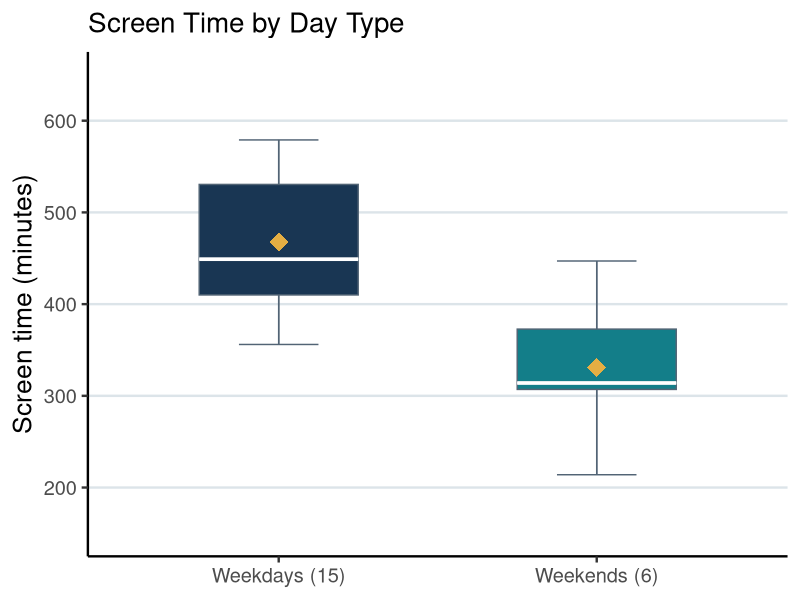
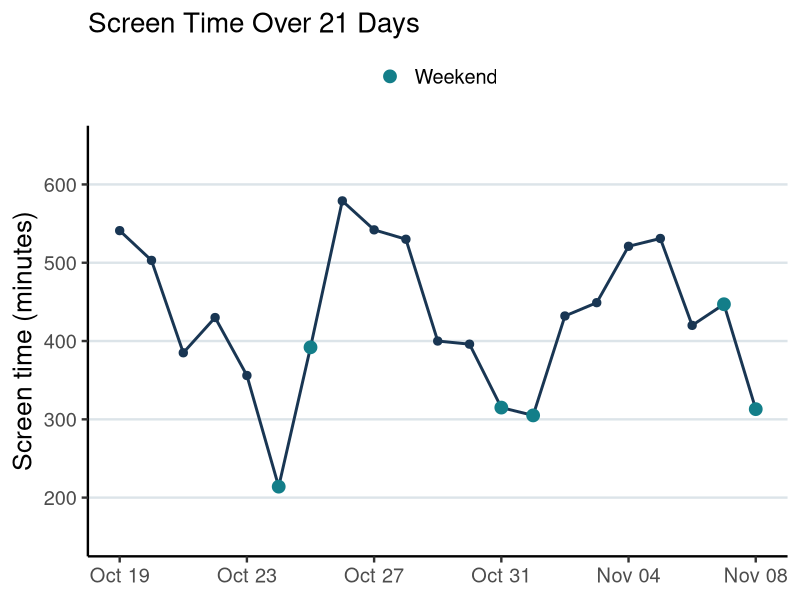
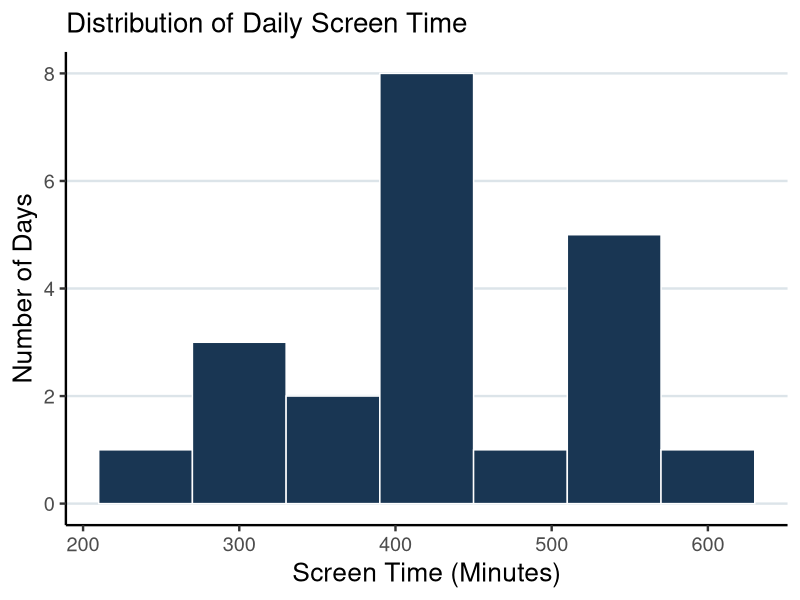
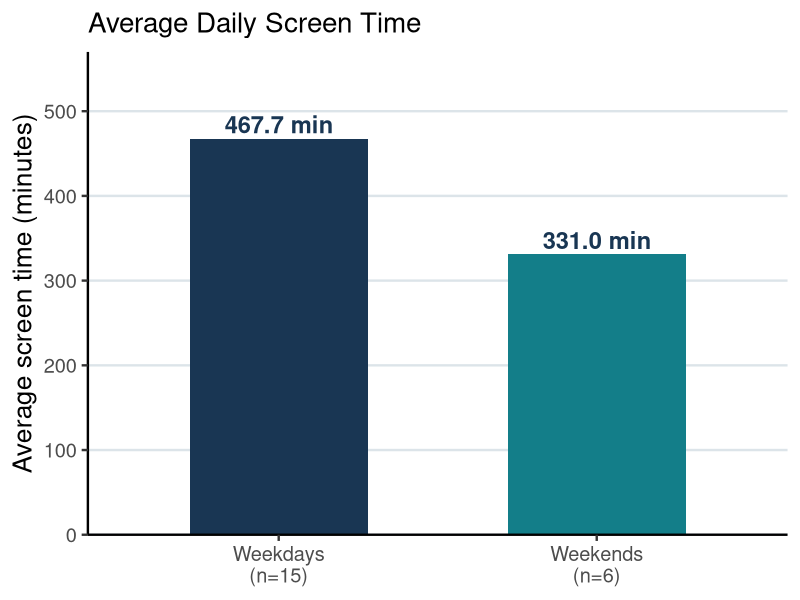

The R source for these figures, in order:
## ---- chunk 1
knitr::opts_chunk$set(echo = TRUE, warning = FALSE, message = FALSE,
                      fig.width = 8, fig.height = 4.8)
## ---- chunk 2
library(readxl)
library(dplyr)
library(ggplot2)

ScreenTime <- read_excel("TranScreenTimeDataLog.xlsx", range = "A4:D25",
                         col_types = c("date", "text", "text", "text"))
names(ScreenTime) <- c("Date", "Day", "DayType", "ScreenTime")

ScreenTime <- ScreenTime %>%
  filter(!is.na(Date), !is.na(ScreenTime)) %>%
  mutate(
    ScreenTime = trimws(as.character(ScreenTime)),
    Date = as.Date(Date),
    DayType = factor(trimws(DayType), levels = c("Weekday", "Weekend"))
  )

# Check the expected iPhone format before converting times.
# Both "9h 1m" and "7h" are valid; "7h" means 7 hours, 0 minutes.
# Check the ScreenTime column, not the entire data frame.
stopifnot(all(grepl("^[0-9]+h( *[0-9]+m)?$", ScreenTime$ScreenTime)))

ScreenTime <- ScreenTime %>%
  mutate(
    Hours = as.numeric(sub("h.*", "", ScreenTime)),
    MinuteText = sub(".*h *", "", ScreenTime),
    Minutes = ifelse(MinuteText == "", 0,
                     as.numeric(sub("m$", "", MinuteText))),
    TotalMinutes = Hours * 60 + Minutes
  ) %>%
  arrange(Date)

# Check the dates and missing values using simple comparisons.
ExpectedDates <- seq(as.Date("2026-10-19"),
                     as.Date("2026-11-08"), by = "day")

if (nrow(ScreenTime) != 21) {
  stop("Use the completed Excel file with all 21 days of data.")
}

if (any(is.na(ScreenTime$Date)) ||
    any(is.na(ScreenTime$TotalMinutes)) ||
    any(is.na(ScreenTime$DayType))) {
  stop("Check the Excel file for missing or invalid data.")
}

if (!all(ScreenTime$Date == ExpectedDates)) {
  stop("Check that the dates run from October 19 to November 8, 2026.")
}

knitr::kable(
  ScreenTime %>% select(Date, Day, DayType, ScreenTime, TotalMinutes),
  caption = "Daily iPhone Screen Time, October 19 to November 8, 2026"
)
## ---- chunk 3
SummaryStats <- ScreenTime %>%
  group_by(DayType) %>%
  summarize(
    Days = n(),
    Mean = round(mean(TotalMinutes), 2),
    SD = round(sd(TotalMinutes), 2),
    Minimum = min(TotalMinutes),
    Maximum = max(TotalMinutes),
    Range = max(TotalMinutes) - min(TotalMinutes),
    .groups = "drop"
  )

knitr::kable(
  SummaryStats,
  caption = "Summary Statistics by Day Type (Minutes)"
)
## ---- chunk 4
PosterSummary <- ScreenTime %>%
  group_by(DayType) %>%
  summarise(
    Days = n(),
    Mean = round(mean(TotalMinutes), 2),
    SD = round(sd(TotalMinutes), 2)
  )

knitr::kable(PosterSummary,
             caption = "Poster Summary: Mean and SD (Minutes)")
## ---- chunk 5
ggplot(ScreenTime, aes(x = DayType, y = TotalMinutes, fill = DayType)) +
  stat_boxplot(geom = "errorbar", width = 0.25, color = "#526475") +
  geom_boxplot(width = 0.50, color = "#526475") +
  stat_summary(fun = median, fun.min = median, fun.max = median,
               geom = "crossbar", width = 0.50, color = "white") +
  stat_summary(fun = mean, geom = "point", shape = 18,
               size = 6, color = "#E4AE43") +
  scale_fill_manual(values = c("#193653", "#137E89")) +
  scale_x_discrete(labels = c("Weekdays (15)", "Weekends (6)")) +
  scale_y_continuous(breaks = seq(200, 600, 100), limits = c(150, 650)) +
  labs(title = "Screen Time by Day Type", x = NULL,
       y = "Screen time (minutes)") +
  theme_classic(base_size = 18) +
  theme(legend.position = "none",
        panel.grid.major.y = element_line(color = "#DCE4E9"),
        plot.title = element_text(size = 20),
        axis.title = element_text(size = 19))
## ---- chunk 6
WeekendTime <- ScreenTime %>% filter(DayType == "Weekend")

ggplot(ScreenTime, aes(x = Date, y = TotalMinutes)) +
  geom_line(color = "#193653", linewidth = 1) +
  geom_point(color = "#193653", size = 2.5) +
  geom_point(data = WeekendTime, aes(color = "Weekend"), size = 4) +
  scale_color_manual(values = c("Weekend" = "#137E89")) +
  scale_x_date(breaks = seq(as.Date("2026-10-19"),
                            as.Date("2026-11-08"), by = "4 days"),
               date_labels = "%b %d") +
  scale_y_continuous(breaks = seq(200, 600, 100), limits = c(150, 650)) +
  labs(title = "Screen Time Over 21 Days", x = NULL,
       y = "Screen time (minutes)", color = NULL) +
  theme_classic(base_size = 18) +
  theme(legend.position = "top",
        panel.grid.major.y = element_line(color = "#DCE4E9"),
        plot.title = element_text(size = 20),
        axis.title = element_text(size = 19))
## ---- chunk 7
ggplot(ScreenTime, aes(x = TotalMinutes)) +
  geom_histogram(binwidth = 60, fill = "#193653", color = "white") +
  labs(
    title = "Distribution of Daily Screen Time",
    x = "Screen Time (Minutes)",
    y = "Number of Days"
  ) +
  theme_classic(base_size = 18) +
  theme(panel.grid.major.y = element_line(color = "#DCE4E9"),
        plot.title = element_text(size = 20),
        axis.title = element_text(size = 19))
## ---- chunk 8
AverageTime <- ScreenTime %>%
  group_by(DayType) %>%
  summarize(AverageMinutes = mean(TotalMinutes), .groups = "drop")

ggplot(AverageTime, aes(x = DayType, y = AverageMinutes, fill = DayType)) +
  geom_col(width = 0.56) +
  geom_text(aes(label = paste(sprintf("%.1f", AverageMinutes), "min")),
            vjust = -0.3, size = 6, fontface = "bold", color = "#193653") +
  scale_fill_manual(values = c("#193653", "#137E89")) +
  scale_x_discrete(labels = c("Weekdays\n(n=15)", "Weekends\n(n=6)")) +
  scale_y_continuous(breaks = seq(0, 500, 100), limits = c(0, 570),
                     expand = c(0, 0)) +
  labs(title = "Average Daily Screen Time", x = NULL,
       y = "Average screen time (minutes)") +
  theme_classic(base_size = 18) +
  theme(legend.position = "none",
        panel.grid.major.y = element_line(color = "#DCE4E9"),
        plot.title = element_text(size = 20),
        axis.title = element_text(size = 19))
## ---- chunk 9
ScreenTimeTest <- t.test(TotalMinutes ~ DayType, data = ScreenTime)
ScreenTimeTest
